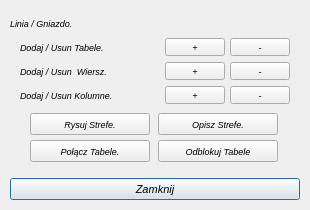
<?xml version="1.0" encoding="UTF-8"?>
<ui version="4.0">
 <class>Hover_Tabeli</class>
 <widget class="QDialog" name="Hover_Tabeli">
  <property name="geometry">
   <rect>
    <x>0</x>
    <y>0</y>
    <width>310</width>
    <height>210</height>
   </rect>
  </property>
  <property name="sizePolicy">
   <sizepolicy hsizetype="Ignored" vsizetype="Preferred">
    <horstretch>0</horstretch>
    <verstretch>0</verstretch>
   </sizepolicy>
  </property>
  <property name="font">
   <font>
    <family>MS Shell Dlg 2</family>
    <pointsize>8</pointsize>
    <italic>true</italic>
   </font>
  </property>
  <property name="windowTitle">
   <string>Hover_Tabeli</string>
  </property>
  <widget class="QLabel" name="label_2">
   <property name="geometry">
    <rect>
     <x>572</x>
     <y>-19</y>
     <width>23</width>
     <height>17</height>
    </rect>
   </property>
   <property name="text">
    <string>Ser.</string>
   </property>
  </widget>
  <widget class="QPushButton" name="Zamyka_edycje_2">
   <property name="geometry">
    <rect>
     <x>10</x>
     <y>178</y>
     <width>290</width>
     <height>22</height>
    </rect>
   </property>
   <property name="font">
    <font>
     <family>MS Shell Dlg 2</family>
     <pointsize>8</pointsize>
     <italic>true</italic>
     <bold>false</bold>
    </font>
   </property>
   <property name="text">
    <string>Zamknij</string>
   </property>
  </widget>
  <widget class="QLabel" name="label_3">
   <property name="geometry">
    <rect>
     <x>20</x>
     <y>38</y>
     <width>141</width>
     <height>18</height>
    </rect>
   </property>
   <property name="font">
    <font>
     <family>MS Shell Dlg 2</family>
     <pointsize>7</pointsize>
     <italic>true</italic>
     <bold>false</bold>
    </font>
   </property>
   <property name="text">
    <string>Dodaj / Usun Tabele.</string>
   </property>
  </widget>
  <widget class="QLabel" name="label_4">
   <property name="geometry">
    <rect>
     <x>20</x>
     <y>86</y>
     <width>141</width>
     <height>18</height>
    </rect>
   </property>
   <property name="font">
    <font>
     <family>MS Shell Dlg 2</family>
     <pointsize>7</pointsize>
     <italic>true</italic>
     <bold>false</bold>
    </font>
   </property>
   <property name="text">
    <string>Dodaj / Usun Kolumne.</string>
   </property>
  </widget>
  <widget class="QLabel" name="label_5">
   <property name="geometry">
    <rect>
     <x>20</x>
     <y>62</y>
     <width>141</width>
     <height>18</height>
    </rect>
   </property>
   <property name="font">
    <font>
     <family>MS Shell Dlg 2</family>
     <pointsize>7</pointsize>
     <italic>true</italic>
     <bold>false</bold>
    </font>
   </property>
   <property name="text">
    <string>Dodaj / Usun  Wiersz.</string>
   </property>
  </widget>
  <widget class="QPushButton" name="pushButton">
   <property name="geometry">
    <rect>
     <x>165</x>
     <y>38</y>
     <width>60</width>
     <height>18</height>
    </rect>
   </property>
   <property name="font">
    <font>
     <family>MS Shell Dlg 2</family>
     <pointsize>7</pointsize>
     <italic>true</italic>
     <fontweight>Black</fontweight>
    </font>
   </property>
   <property name="text">
    <string>+</string>
   </property>
  </widget>
  <widget class="QPushButton" name="pushButton_2">
   <property name="geometry">
    <rect>
     <x>165</x>
     <y>62</y>
     <width>60</width>
     <height>18</height>
    </rect>
   </property>
   <property name="font">
    <font>
     <family>MS Shell Dlg 2</family>
     <pointsize>7</pointsize>
     <italic>true</italic>
     <fontweight>Black</fontweight>
    </font>
   </property>
   <property name="text">
    <string>+</string>
   </property>
  </widget>
  <widget class="QPushButton" name="pushButton_3">
   <property name="geometry">
    <rect>
     <x>165</x>
     <y>86</y>
     <width>60</width>
     <height>18</height>
    </rect>
   </property>
   <property name="font">
    <font>
     <family>MS Shell Dlg 2</family>
     <pointsize>7</pointsize>
     <italic>true</italic>
     <fontweight>Black</fontweight>
    </font>
   </property>
   <property name="text">
    <string>+</string>
   </property>
  </widget>
  <widget class="QPushButton" name="pushButton_5">
   <property name="geometry">
    <rect>
     <x>230</x>
     <y>62</y>
     <width>60</width>
     <height>18</height>
    </rect>
   </property>
   <property name="font">
    <font>
     <family>MS Shell Dlg 2</family>
     <pointsize>7</pointsize>
     <italic>true</italic>
     <fontweight>Black</fontweight>
    </font>
   </property>
   <property name="text">
    <string>-</string>
   </property>
  </widget>
  <widget class="QPushButton" name="pushButton_7">
   <property name="geometry">
    <rect>
     <x>230</x>
     <y>86</y>
     <width>60</width>
     <height>18</height>
    </rect>
   </property>
   <property name="font">
    <font>
     <family>MS Shell Dlg 2</family>
     <pointsize>7</pointsize>
     <italic>true</italic>
     <fontweight>Black</fontweight>
    </font>
   </property>
   <property name="text">
    <string>-</string>
   </property>
  </widget>
  <widget class="QPushButton" name="pushButton_8">
   <property name="geometry">
    <rect>
     <x>230</x>
     <y>38</y>
     <width>60</width>
     <height>18</height>
    </rect>
   </property>
   <property name="font">
    <font>
     <family>MS Shell Dlg 2</family>
     <pointsize>7</pointsize>
     <italic>true</italic>
     <fontweight>Black</fontweight>
    </font>
   </property>
   <property name="text">
    <string>-</string>
   </property>
  </widget>
  <widget class="QLabel" name="selftext_items2">
   <property name="geometry">
    <rect>
     <x>10</x>
     <y>13</y>
     <width>91</width>
     <height>20</height>
    </rect>
   </property>
   <property name="font">
    <font>
     <family>MS Shell Dlg 2</family>
     <pointsize>7</pointsize>
     <italic>true</italic>
     <bold>false</bold>
    </font>
   </property>
   <property name="text">
    <string>Linia / Gniazdo. </string>
   </property>
  </widget>
  <widget class="QPushButton" name="pushButton_9">
   <property name="geometry">
    <rect>
     <x>30</x>
     <y>113</y>
     <width>120</width>
     <height>22</height>
    </rect>
   </property>
   <property name="font">
    <font>
     <family>MS Shell Dlg 2</family>
     <pointsize>7</pointsize>
     <italic>true</italic>
     <bold>false</bold>
    </font>
   </property>
   <property name="text">
    <string>Rysuj Strefe.</string>
   </property>
  </widget>
  <widget class="QPushButton" name="pushButton_10">
   <property name="geometry">
    <rect>
     <x>158</x>
     <y>113</y>
     <width>120</width>
     <height>22</height>
    </rect>
   </property>
   <property name="font">
    <font>
     <family>MS Shell Dlg 2</family>
     <pointsize>7</pointsize>
     <italic>true</italic>
     <bold>false</bold>
    </font>
   </property>
   <property name="text">
    <string>Opisz Strefe.</string>
   </property>
  </widget>
  <widget class="QPushButton" name="pushButton_13">
   <property name="geometry">
    <rect>
     <x>30</x>
     <y>140</y>
     <width>120</width>
     <height>22</height>
    </rect>
   </property>
   <property name="font">
    <font>
     <family>MS Shell Dlg 2</family>
     <pointsize>7</pointsize>
     <italic>true</italic>
     <bold>false</bold>
    </font>
   </property>
   <property name="text">
    <string>Połącz Tabele.</string>
   </property>
  </widget>
  <widget class="QPushButton" name="pushButton_11">
   <property name="geometry">
    <rect>
     <x>158</x>
     <y>140</y>
     <width>120</width>
     <height>22</height>
    </rect>
   </property>
   <property name="font">
    <font>
     <family>MS Shell Dlg 2</family>
     <pointsize>7</pointsize>
     <italic>true</italic>
     <bold>false</bold>
    </font>
   </property>
   <property name="text">
    <string>Odblokuj Tabele</string>
   </property>
  </widget>
  <widget class="QLabel" name="title_text_left">
   <property name="geometry">
    <rect>
     <x>110</x>
     <y>13</y>
     <width>191</width>
     <height>20</height>
    </rect>
   </property>
   <property name="font">
    <font>
     <family>MS Shell Dlg 2</family>
     <pointsize>7</pointsize>
     <italic>true</italic>
     <bold>true</bold>
    </font>
   </property>
   <property name="text">
    <string/>
   </property>
  </widget>
 </widget>
 <resources/>
 <connections/>
</ui>
